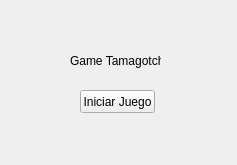
<?xml version="1.0" encoding="UTF-8"?>
<ui version="4.0">
 <class>Inicio</class>
 <widget class="QWidget" name="Inicio">
  <property name="geometry">
   <rect>
    <x>0</x>
    <y>0</y>
    <width>237</width>
    <height>165</height>
   </rect>
  </property>
  <property name="windowTitle">
   <string>Form</string>
  </property>
  <widget class="QPushButton" name="pushButton">
   <property name="geometry">
    <rect>
     <x>80</x>
     <y>90</y>
     <width>75</width>
     <height>23</height>
    </rect>
   </property>
   <property name="text">
    <string>Iniciar Juego</string>
   </property>
  </widget>
  <widget class="QLabel" name="label">
   <property name="geometry">
    <rect>
     <x>70</x>
     <y>40</y>
     <width>91</width>
     <height>41</height>
    </rect>
   </property>
   <property name="text">
    <string>Game Tamagotchi</string>
   </property>
  </widget>
 </widget>
 <resources/>
 <connections/>
</ui>
